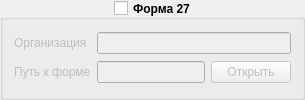
         <widget class="QGroupBox" name="groupBox_41101_form27_insert">
          <property name="font">
           <font>
            <pointsize>9</pointsize>
            <weight>75</weight>
            <bold>true</bold>
           </font>
          </property>
          <property name="title">
           <string>Форма 27</string>
          </property>
          <property name="alignment">
           <set>Qt::AlignCenter</set>
          </property>
          <property name="checkable">
           <bool>true</bool>
          </property>
          <property name="checked">
           <bool>false</bool>
          </property>
          <layout class="QGridLayout" name="gridLayout_26">
           <item row="0" column="1" colspan="2">
            <widget class="QLineEdit" name="lineEdit_41101_form27_firm">
             <property name="font">
              <font>
               <pointsize>9</pointsize>
               <weight>50</weight>
               <bold>false</bold>
              </font>
             </property>
            </widget>
           </item>
           <item row="1" column="0">
            <widget class="QLabel" name="label_41101_form27_create_path">
             <property name="sizePolicy">
              <sizepolicy hsizetype="Preferred" vsizetype="Minimum">
               <horstretch>0</horstretch>
               <verstretch>0</verstretch>
              </sizepolicy>
             </property>
             <property name="font">
              <font>
               <pointsize>9</pointsize>
               <weight>50</weight>
               <bold>false</bold>
              </font>
             </property>
             <property name="text">
              <string>Путь к форме</string>
             </property>
            </widget>
           </item>
           <item row="1" column="1">
            <widget class="QLineEdit" name="lineEdit_41101_form27_path_dir">
             <property name="font">
              <font>
               <pointsize>9</pointsize>
               <weight>50</weight>
               <bold>false</bold>
              </font>
             </property>
            </widget>
           </item>
           <item row="0" column="0">
            <widget class="QLabel" name="label_41101_form27_firm">
             <property name="sizePolicy">
              <sizepolicy hsizetype="Preferred" vsizetype="Minimum">
               <horstretch>0</horstretch>
               <verstretch>0</verstretch>
              </sizepolicy>
             </property>
             <property name="font">
              <font>
               <pointsize>9</pointsize>
               <weight>50</weight>
               <bold>false</bold>
              </font>
             </property>
             <property name="text">
              <string>Организация</string>
             </property>
            </widget>
           </item>
           <item row="1" column="2">
            <widget class="QPushButton" name="pushButton_41101_form27_path_dir">
             <property name="sizePolicy">
              <sizepolicy hsizetype="Fixed" vsizetype="Fixed">
               <horstretch>0</horstretch>
               <verstretch>0</verstretch>
              </sizepolicy>
             </property>
             <property name="font">
              <font>
               <pointsize>9</pointsize>
               <weight>50</weight>
               <bold>false</bold>
              </font>
             </property>
             <property name="text">
              <string>Открыть</string>
             </property>
            </widget>
           </item>
          </layout>
         </widget>
